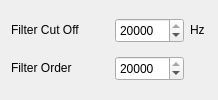
             <widget class="QWidget" name="tab_4">
              <attribute name="title">
               <string>Low Pass</string>
              </attribute>
              <layout class="QVBoxLayout" name="verticalLayout_20">
               <item>
                <layout class="QHBoxLayout" name="horizontalLayout_44">
                 <item>
                  <widget class="QLabel" name="label_74">
                   <property name="minimumSize">
                    <size>
                     <width>98</width>
                     <height>16</height>
                    </size>
                   </property>
                   <property name="maximumSize">
                    <size>
                     <width>98</width>
                     <height>16</height>
                    </size>
                   </property>
                   <property name="text">
                    <string>Filter Cut Off</string>
                   </property>
                  </widget>
                 </item>
                 <item>
                  <widget class="QSpinBox" name="spinBox_32">
                   <property name="minimumSize">
                    <size>
                     <width>69</width>
                     <height>25</height>
                    </size>
                   </property>
                   <property name="maximumSize">
                    <size>
                     <width>69</width>
                     <height>25</height>
                    </size>
                   </property>
                   <property name="maximum">
                    <number>20000</number>
                   </property>
                   <property name="value">
                    <number>20000</number>
                   </property>
                  </widget>
                 </item>
                 <item>
                  <widget class="QLabel" name="label_75">
                   <property name="minimumSize">
                    <size>
                     <width>17</width>
                     <height>16</height>
                    </size>
                   </property>
                   <property name="maximumSize">
                    <size>
                     <width>17</width>
                     <height>16</height>
                    </size>
                   </property>
                   <property name="text">
                    <string>Hz</string>
                   </property>
                  </widget>
                 </item>
                </layout>
               </item>
               <item>
                <layout class="QHBoxLayout" name="horizontalLayout_45">
                 <item>
                  <widget class="QLabel" name="label_76">
                   <property name="minimumSize">
                    <size>
                     <width>98</width>
                     <height>16</height>
                    </size>
                   </property>
                   <property name="maximumSize">
                    <size>
                     <width>98</width>
                     <height>16</height>
                    </size>
                   </property>
                   <property name="text">
                    <string>Filter Order</string>
                   </property>
                  </widget>
                 </item>
                 <item>
                  <widget class="QSpinBox" name="spinBox_33">
                   <property name="minimumSize">
                    <size>
                     <width>69</width>
                     <height>25</height>
                    </size>
                   </property>
                   <property name="maximumSize">
                    <size>
                     <width>69</width>
                     <height>25</height>
                    </size>
                   </property>
                   <property name="maximum">
                    <number>20000</number>
                   </property>
                   <property name="value">
                    <number>20000</number>
                   </property>
                  </widget>
                 </item>
                 <item>
                  <widget class="QLabel" name="label_77">
                   <property name="minimumSize">
                    <size>
                     <width>17</width>
                     <height>16</height>
                    </size>
                   </property>
                   <property name="maximumSize">
                    <size>
                     <width>17</width>
                     <height>16</height>
                    </size>
                   </property>
                   <property name="text">
                    <string/>
                   </property>
                  </widget>
                 </item>
                </layout>
               </item>
              </layout>
             </widget>
